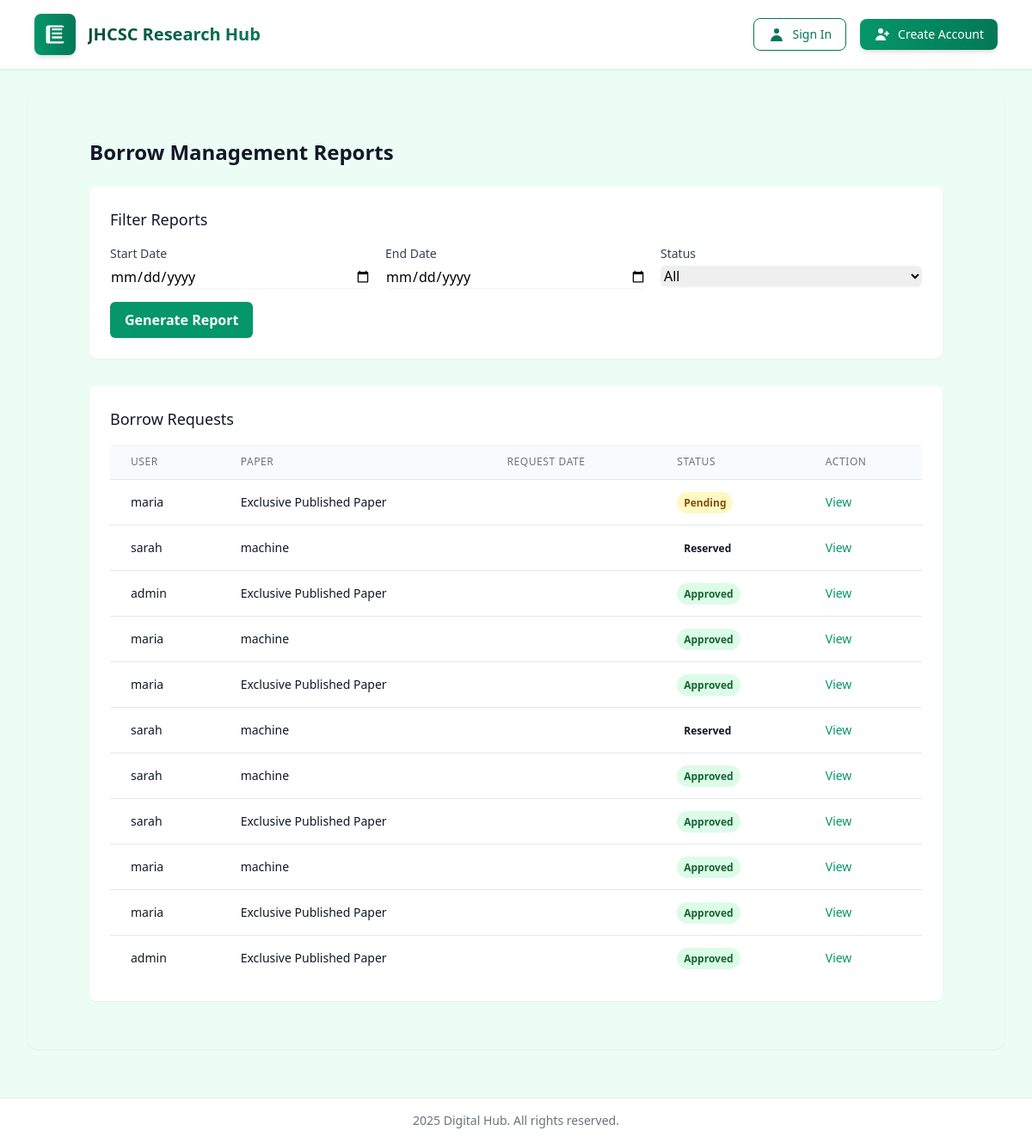
The app's page /accounts/admin/reports/, older data.
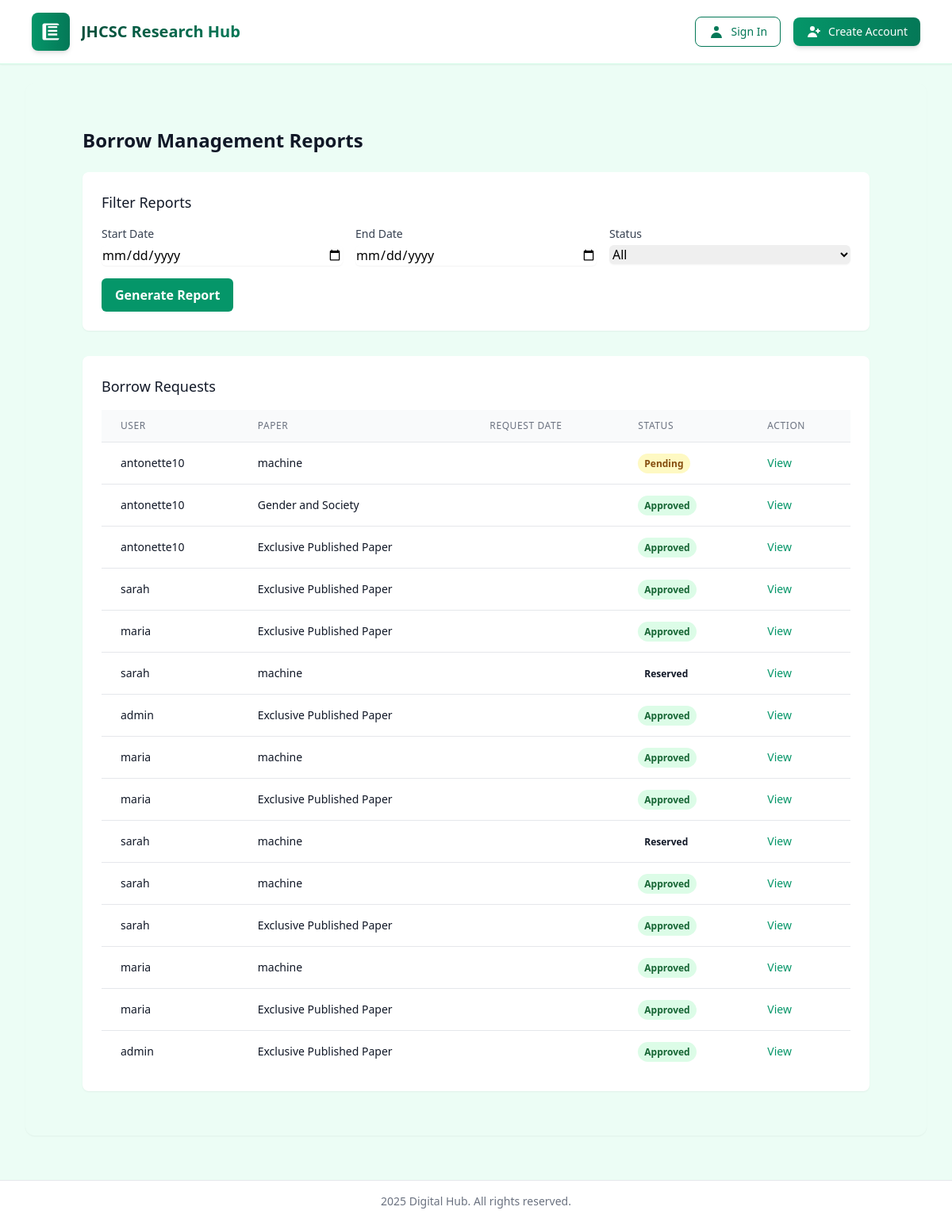
The same page, newer data.
### scholar/models.py (models this page shows, shortened)
class Borrow(models.Model):
    STATUS_CHOICES = [
        ('pending', 'Pending Approval'),
        ('approved', 'Approved'),
        ('rejected', 'Rejected'),
        ('reserved', 'Reserved'),
    ]
    RETURN_STATUS_CHOICES = [
        ('pending', 'Pending Return Approval'),
        ('approved', 'Return Approved'),
        ('rejected', 'Return Rejected'),
    ]
    user = models.ForeignKey(User, on_delete=models.CASCADE)
    paper = models.ForeignKey(Paper, on_delete=models.CASCADE)
    borrow_date = models.DateTimeField(auto_now_add=True)
    return_date = models.DateTimeField(null=True, blank=True)
    status = models.CharField(max_length=10, choices=STATUS_CHOICES, default='pending')
    return_status = models.CharField(max_length=10, choices=RETURN_STATUS_CHOICES, null=True, blank=True)
    is_returned = models.BooleanField(default=False)  # Add this field
    due_date = models.DateTimeField(null=True, blank=True)
    class Meta:
        ordering = ['-borrow_date']

class Paper(models.Model):
    title = models.CharField(max_length=255)
    authors = models.ManyToManyField('Author', related_name='papers')
    abstract = models.TextField()
    publication_date = models.DateField()
    citations = models.PositiveIntegerField(default=0)
    available_copies = models.PositiveIntegerField(default=1)
    view_count = models.PositiveIntegerField(default=0)  # Total views
    viewers = models.ManyToManyField(User, related_name='viewed_papers', blank=True)  # Track unique viewers

### scholar/views.py (the view)
# urls.py: path('admin/reports/', views.admin_reports, name='admin_reports'),
def admin_reports(request):
    borrows = Borrow.objects.all()
    return render(request, 'scholar/admin_reports.html', {'borrows': borrows})

### scholar/templates/scholar/admin_reports.html (shortened to what this page needs)
{% extends 'scholar/base.html' %}
{% block content %}
<div class="container mx-auto px-4 py-8">
    <h1 class="text-2xl font-semibold text-gray-900 mb-6">Borrow Management Reports</h1>
    <div class="bg-white shadow-sm rounded-lg p-6 mb-8">
        <h2 class="text-lg font-medium text-gray-900 mb-4">Filter Reports</h2>
        <form id="report-filters" class="grid grid-cols-1 md:grid-cols-3 gap-4">
            <div>
                <label for="start_date" class="block text-sm font-medium text-gray-700">Start Date</label>
                <input type="date" id="start_date" name="start_date" class="mt-1 block w-full rounded-md border-gray-300 shadow-sm focus:border-emerald-500 focus:ring-emerald-500">
            </div>
            <div>
                <label for="end_date" class="block text-sm font-medium text-gray-700">End Date</label>
                <input type="date" id="end_date" name="end_date" class="mt-1 block w-full rounded-md border-gray-300 shadow-sm focus:border-emerald-500 focus:ring-emerald-500">
            </div>
            <div>
                <label for="status" class="block text-sm font-medium text-gray-700">Status</label>
                <select id="status" name="status" class="mt-1 block w-full rounded-md border-gray-300 shadow-sm focus:border-emerald-500 focus:ring-emerald-500">
                    <option value="">All</option>
                </select>
            </div>
            <div class="md:col-span-3">
                <button type="button" onclick="generateReport()" class="inline-flex items-center px-4 py-2 bg-emerald-600 border border-transparent rounded-md font-semibold text-white hover:bg-emerald-700 focus:outline-none focus:ring-2 focus:ring-offset-2 focus:ring-emerald-500">
                    Generate Report
                </button>
            </div>
        </form>
    </div>
    <div id="report-table" class="bg-white shadow-sm rounded-lg p-6">
        <h2 class="text-lg font-medium text-gray-900 mb-4">Borrow Requests</h2>
        <div class="overflow-x-auto">
            <table class="min-w-full divide-y divide-gray-200">
                <thead class="bg-gray-50">
                    <tr>
                        <th scope="col" class="px-6 py-3 text-left text-xs font-medium text-gray-500 uppercase tracking-wider">User</th>
                        <th scope="col" class="px-6 py-3 text-left text-xs font-medium text-gray-500 uppercase tracking-wider">Paper</th>
                        <th scope="col" class="px-6 py-3 text-left text-xs font-medium text-gray-500 uppercase tracking-wider">Request Date</th>
                        <th scope="col" class="px-6 py-3 text-left text-xs font-medium text-gray-500 uppercase tracking-wider">Status</th>
                        <th scope="col" class="px-6 py-3 text-left text-xs font-medium text-gray-500 uppercase tracking-wider">Action</th>
                    </tr>
                </thead>
                <tbody id="report-body" class="bg-white divide-y divide-gray-200">
                    {% for borrow in borrows %}
                    <tr>
                        <td class="px-6 py-4 whitespace-nowrap text-sm text-gray-900">{{ borrow.user.username }}</td>
                        <td class="px-6 py-4 whitespace-nowrap text-sm text-gray-900">{{ borrow.paper.title }}</td>
                        <td class="px-6 py-4 whitespace-nowrap text-sm text-gray-900">{{ borrow.request_date|date:"Y-m-d" }}</td>
                        <td class="px-6 py-4 whitespace-nowrap text-sm text-gray-900">
                            <span class="px-2 py-1 text-xs font-semibold rounded-full
                                {% if borrow.status == 'pending' %}bg-yellow-100 text-yellow-800
                                {% elif borrow.status == 'approved' %}bg-green-100 text-green-800
                                {% elif borrow.status == 'rejected' %}bg-red-100 text-red-800
                                {% elif borrow.status == 'returned' %}bg-blue-100 text-blue-800{% endif %}">
                                {{ borrow.status|title }}
                            </span>
                        </td>
                        <td class="px-6 py-4 whitespace-nowrap text-sm text-gray-900">
                            <a href="{% url 'view_borrow' borrow.id %}" class="text-emerald-600 hover:text-emerald-900">View</a>
                        </td>
                    </tr>
                    {% empty %}
                    <tr>
                        <td colspan="5" class="px-6 py-4 text-center text-sm text-gray-500">No borrow requests found.</td>
                    </tr>
                    {% endfor %}
                </tbody>
            </table>
        </div>
    </div>
</div>
{% endblock %}

### scholar/templates/scholar/base.html (shortened to what this page needs)
<!DOCTYPE html>
<html lang="en">
<head>
    <script src="https://cdn.tailwindcss.com"></script>
</head>
<body class="bg-emerald-50">
    <div class="fixed inset-0 pattern-background pointer-events-none"></div>
    <div class="relative">
        {% include 'scholar/partials/navbar.html' %}
    </div>
    <main class="relative max-w-7xl mx-auto py-6 sm:px-6 lg:px-8">
        <div class="content-background rounded-xl shadow-sm p-6">
            {% block content %}{% endblock %}
        </div>
    </main>
    {% include 'scholar/partials/footer.html' %}
</body>
</html>

### scholar/templates/scholar/partials/navbar.html (shortened to what this page needs)
<nav class="bg-white border-b border-emerald-100 shadow-sm sticky top-0 z-50">
    <div class="max-w-7xl mx-auto px-6 sm:px-8 lg:px-10">
        <div class="flex justify-between h-20 items-center">
            <div class="flex items-center space-x-8">
                <a href="{% url 'home' %}" class="flex items-center group">
                    <div class="bg-gradient-to-r from-emerald-600 to-emerald-700 text-white p-2.5 rounded-lg group-hover:from-emerald-700 group-hover:to-emerald-800 transition-all duration-200 shadow-md">
                        <svg class="h-7 w-7" fill="currentColor" viewBox="0 0 24 24">
                            <path d="M21 5c0-1.1-.9-2-2-2h-14c-1.1 0-2 .9-2 2v14c0 1.1.9 2 2 2h14c1.1 0 2-.9 2-2v-14zm-14 14v-14h14v14h-14zm12-3h-10v-2h10v2zm0-4h-10v-2h10v2zm0-4h-10v-2h10v2z"/>
                        </svg>
                    </div>
                    <span class="ml-3.5 text-xl font-bold bg-gradient-to-r from-emerald-900 to-emerald-700 bg-clip-text text-transparent">JHCSC Research Hub</span>
                </a>
                            </div>
            <div class="flex items-center space-x-6">
                {% if user.is_authenticated %}
    <div class="relative z-50" x-data="{ open: false }">
        <button @click="open = !open"
                class="flex items-center space-x-3 group focus:outline-none rounded-lg p-1.5 transition-all duration-200 hover:bg-emerald-50"
                :class="{ 'ring-2 ring-emerald-500 ring-offset-2 bg-emerald-50': open }">
            <div class="flex items-center space-x-3">
                <div class="relative">
                    <div class="w-10 h-10 rounded-full bg-gradient-to-r from-emerald-600 to-emerald-700 flex items-center justify-center text-white font-bold text-lg shadow-md transform transition-transform duration-200 group-hover:scale-105">
                        {{ user.username|make_list|first|upper }}
                    </div>
                    <div class="absolute bottom-0 right-0 w-3.5 h-3.5 bg-emerald-400 border-2 border-white rounded-full"></div>
                </div>
                <div class="flex items-center">
                    <span class="text-sm font-medium text-gray-700 group-hover:text-gray-900">{{ user.username|title }}</span>
                    <svg class="w-5 h-5 ml-2 text-gray-400 group-hover:text-gray-600 transition-transform duration-200"
                         :class="{ 'transform rotate-180': open }"
                         xmlns="http://www.w3.org/2000/svg" viewBox="0 0 20 20" fill="currentColor">
                        <path fill-rule="evenodd" d="M5.293 7.293a1 1 0 011.414 0L10 10.586l3.293-3.293a1 1 0 111.414 1.414l-4 4a1 1 0 01-1.414 0l-4-4a1 1 0 010-1.414z" clip-rule="evenodd" />
                    </svg>
                </div>
            </div>
        </button>
        <div x-show="open"
             @click.away="open = false"
             class="absolute right-0 mt-3 w-64 rounded-xl bg-white shadow-xl ring-1 ring-emerald-500/10 ring-opacity-5 divide-y divide-gray-100 transform origin-top-right transition-all duration-200"
             x-transition:enter="transition ease-out duration-200"
             x-transition:enter-start="opacity-0 scale-95"
             x-transition:enter-end="opacity-100 scale-100"
             x-transition:leave="transition ease-in duration-150"
             x-transition:leave-start="opacity-100 scale-100"
             x-transition:leave-end="opacity-0 scale-95">
            <div class="p-4 bg-gradient-to-r from-emerald-50 to-emerald-100 rounded-t-xl">
                <div class="flex items-center space-x-3">
                    <div class="w-10 h-10 rounded-full bg-gradient-to-r from-emerald-600 to-emerald-700 flex items-center justify-center text-white font-bold text-lg shadow-md">
                        {{ user.username|make_list|first|upper }}
                    </div>
                    <div>
                        <p class="text-sm font-medium text-gray-900">{{ user.username|title }}</p>
                        <p class="text-xs text-gray-500">{{ user.email }}</p>
                    </div>
                </div>
            </div>
            <div class="py-2">
                <a href="{% url 'profile' %}"
                class="group flex items-center px-4 py-3 transition-colors duration-200 hover:bg-emerald-50">
                    <svg class="h-5 w-5 text-gray-500 group-hover:text-gray-700" xmlns="http://www.w3.org/2000/svg" viewBox="0 0 20 20" fill="currentColor">
                        <path fill-rule="evenodd" d="M10 9a3 3 0 100-6 3 3 0 000 6zm-7 9a7 7 0 1114 0H3z" clip-rule="evenodd" />
                    </svg>
                    <span class="ml-3 text-sm font-medium text-gray-900">Profile</span>
                </a>
                <a href="{% url 'settings' %}"
                   class="group flex items-center px-4 py-3 transition-colors duration-200 hover:bg-emerald-50">
                    <svg class="h-5 w-5 text-gray-500 group-hover:text-gray-700" xmlns="http://www.w3.org/2000/svg" viewBox="0 0 20 20" fill="currentColor">
                        <path fill-rule="evenodd" d="M11.49 3.17c-.38-1.56-2.6-1.56-2.98 0a1.532 1.532 0 01-2.286.948c-1.372-.836-2.942.734-2.106 2.106.54.886.061 2.042-.947 2.287-1.561.379-1.561 2.6 0 2.978a1.532 1.532 0 01.947 2.287c-.836 1.372.734 2.942 2.106 2.106a1.532 1.532 0 012.287.947c.379 1.561 2.6 1.561 2.978 0a1.533 1.533 0 012.287-.947c1.372.836 2.942-.734 2.106-2.106a1.533 1.533 0 01.947-2.287c1.561-.379 1.561-2.6 0-2.978a1.532 1.532 0 01-.947-2.287c.836-1.372-.734-2.942-2.106-2.106a1.532 1.532 0 01-2.287-.947zM10 13a3 3 0 100-6 3 3 0 000 6z" clip-rule="evenodd" />
                    </svg>
                    <span class="ml-3 text-sm font-medium text-gray-900">Settings</span>
                </a>
            </div>
            <div class="py-2">
                <button hx-post="{% url 'logout' %}"
                        hx-headers='{"X-CSRFToken": "{{ csrf_token }}"}'
                        hx-target="body"
                        hx-push-url="true"
                        hx-swap="outerHTML"
                        class="group flex items-center px-4 py-3 transition-colors duration-200 hover:bg-red-50 w-full">
                    <svg class="h-5 w-5 text-red-500 group-hover:text-red-700" xmlns="http://www.w3.org/2000/svg" viewBox="0 0 20 20" fill="currentColor">
                        <path fill-rule="evenodd" d="M3 3a1 1 0 00-1 1v12a1 1 0 102 0V4a1 1 0 00-1-1zm10.293 9.293a1 1 0 001.414 1.414l3-3a1 1 0 000-1.414l-3-3a1 1 0 10-1.414 1.414L14.586 9H7a1 1 0 100 2h7.586l-1.293 1.293z" clip-rule="evenodd" />
                    </svg>
                    <span class="ml-3 text-sm font-medium text-red-600 group-hover:text-red-800">Logout</span>
                </button>
            </div>
            {% else %}
        <div class="flex items-center space-x-4">
            <a href="{% url 'login' %}" class="inline-flex items-center px-4 py-2 text-sm font-medium text-emerald-700 bg-transparent border border-emerald-700 rounded-lg hover:bg-emerald-50 hover:border-emerald-800 hover:text-emerald-800 transition-all duration-200 focus:outline-none focus:ring-2 focus:ring-emerald-500 focus:ring-offset-2">
                <svg class="w-5 h-5 mr-2" xmlns="http://www.w3.org/2000/svg" viewBox="0 0 20 20" fill="currentColor">
                    <path fill-rule="evenodd" d="M10 9a3 3 0 100-6 3 3 0 000 6zm-7 9a7 7 0 1114 0H3z" clip-rule="evenodd" />
                </svg>
                Sign In
            </a>
            <a href="{% url 'register' %}" class="inline-flex items-center px-4 py-2 text-sm font-medium text-white bg-gradient-to-r from-emerald-600 to-emerald-700 rounded-lg hover:from-emerald-700 hover:to-emerald-800 transition-all duration-200 focus:outline-none focus:ring-2 focus:ring-emerald-500 focus:ring-offset-2 shadow-md">
                <svg class="w-5 h-5 mr-2" xmlns="http://www.w3.org/2000/svg" viewBox="0 0 20 20" fill="currentColor">
                    <path d="M8 9a3 3 0 100-6 3 3 0 000 6zM8 11a6 6 0 016 6H2a6 6 0 016-6zM16 7a1 1 0 10-2 0v1h-1a1 1 0 100 2h1v1a1 1 0 102 0v-1h1a1 1 0 100-2h-1V7z" />
                </svg>
                Create Account
            </a>
        </div>
    {% endif %}
            </div>
        </div>
    </div>
</nav>

### scholar/templates/scholar/partials/footer.html
<footer class="bg-white border-t border-gray-200 mt-8">
    <div class="max-w-7xl mx-auto py-4 px-4 sm:px-6 lg:px-8">
        <p class="text-center text-sm text-gray-500"> {% now "Y" %} Digital Hub. All rights reserved.</p>
    </div>
</footer>

Row changes from the older to the newer data that the page shows:
added Borrow: user.username "antonette10", paper "machine", status "Pending"
added Borrow: user.username "antonette10", paper "Gender and Society", status "Approved"
added Borrow: user.username "antonette10", paper "Exclusive Published Paper", status "Approved"
added Borrow: user.username "sarah", paper "Exclusive Published Paper", status "Approved"
changed Borrow (number 5 of 15 on the later page): status "Pending" → "Approved"
